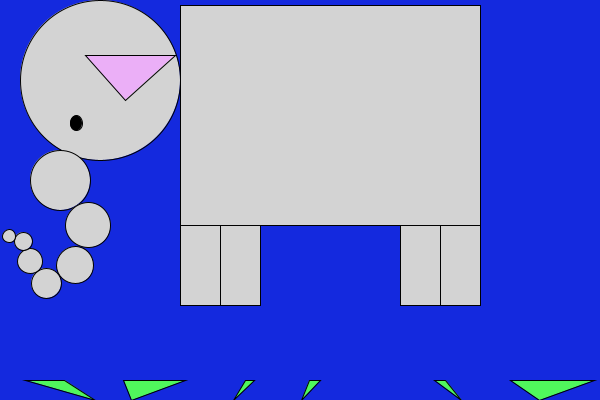
Frame 1 (no input)
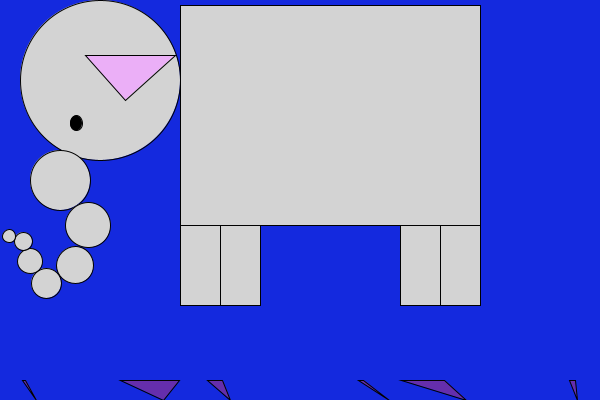
Frame 60 (the mouse pressed at the canvas centre just before this capture)
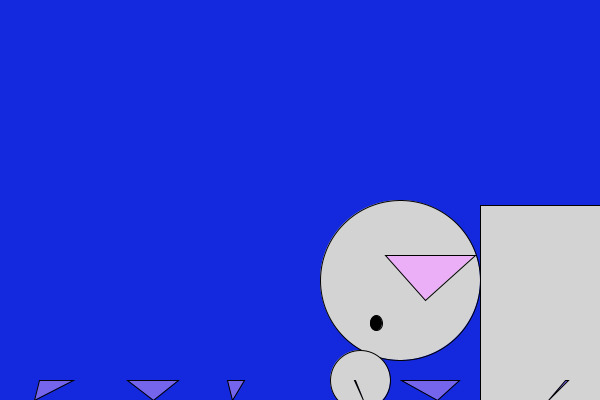
Frame 120 (the mouse held since frame 60 and released just before this capture)

The Processing sketch that drew these frames (run headless with seeded random() and noise(); from frame 60 on, the mouse is pressed at the canvas centre):

// Processing sketch: processing_167300
// ── processing_167300.pde

float a;
float b;
float c;
float d;
float e;
float f;
float g;
int h=#50F75C;
int i=#00E9FC;
int j=#FC00F0;
int k=0;
int l=400;
void setup()
{
background(#1429DE);
  size(600,400);
  
}
void draw()
{
 background(#1429DE);

 fill(#D3D3D3);
 rect(mouseX+180,mouseY+5,300,220); 
 rect(mouseX+440,mouseY+225,40,80);
 rect(mouseX+400,mouseY+225,40,80);
 rect(mouseX+220,mouseY+225,40,80);
 rect(mouseX+180,mouseY+225,40,80);
 ellipse(mouseX+100,mouseY+80,160,160);
 ellipse(mouseX+60,mouseY+180,60,60);
 ellipse(mouseX+88,mouseY+225,45,45);
 ellipse(mouseX+75,mouseY+265,37,37);
 ellipse(mouseX+46,mouseY+283,30,30);
 ellipse(mouseX+30,mouseY+261,25,25);
 ellipse(mouseX+23,mouseY+241,18,18);
 ellipse(mouseX+9,mouseY+236,13,13);
 fill(#EBAFF7);
 triangle(mouseX+85,mouseY+55,mouseX+175,mouseY+55,mouseX+125,mouseY+100);
 fill(#000000);
 ellipse(mouseX+76,mouseY+123,12,15);
fill(h);
h=h+j;
frameRate(10); 
triangle(a=random(0,100),380,b=random(0,100),380,c=random(0,100),400); 
triangle(a=random(100,200),380,b=random(100,200),380,c=random(100,200),400);
triangle(a=random(200,300),380,b=random(200,300),380,c=random(200,300),400);
triangle(a=random(300,400),380,b=random(300,400),380,c=random(300,400),400);
triangle(a=random(400,500),380,b=random(400,500),380,c=random(400,500),400);
triangle(a=random(500,600),380,b=random(500,600),380,c=random(500,600),400);

}
void mousePressed()
{
frameRate(1); 
  rect(0,k,20,80);
k=k+10;
frameRate(2); 
rect(20,l,20,80);
l=l-10;
frameRate(3); 
rect(40,k,20,80);
k=k+10;
frameRate(4); 
rect(60,l,20,80);
l=l-10;
frameRate(5); 
rect(80,k,20,80);
k=k+10;
frameRate(6); 
rect(100,l,20,80);
l=l-10;
frameRate(7); 
rect(120,k,20,80);
k=k+10;
frameRate(8); 
rect(140,l,20,80);
l=l-10;
frameRate(9); 
rect(160,k,20,80);
k=k+10;
frameRate(10); 
rect(180,l,20,80);
l=l-10;
frameRate(9); 
rect(200,k,20,80);
k=k+10;
frameRate(8); 
rect(220,l,20,80);
l=l-10;
frameRate(7); 
rect(240,k,20,80);
k=k+10;
frameRate(6); 
rect(260,l,20,80);
l=l-10;
frameRate(5); 
rect(280,k,20,80);
k=k+10;
frameRate(4); 
rect(300,l,20,80);
l=l-10;
frameRate(3); 
rect(320,k,20,80);
k=k+10;
frameRate(2); 
rect(340,l,20,80);
l=l-10;
frameRate(1); 
rect(360,k,20,80);
k=k+10;
rect(380,l,20,80);
l=l-10;
rect(400,k,20,80);
k=k+10;
rect(420,l,20,80);
l=l-10;
rect(440,k,20,80);
k=k+10;
rect(480,l,20,80);
l=l-10;
rect(500,k,20,80);
k=k+10;
rect(520,l,20,80);
l=l-10;
rect(540,k,20,80);
k=k+10;
rect(560,l,20,80);
l=l-10;
rect(580,k,20,80);
k=k+10;
rect(600,l,20,80);
l=l-10;
frameRate(3); 
}
